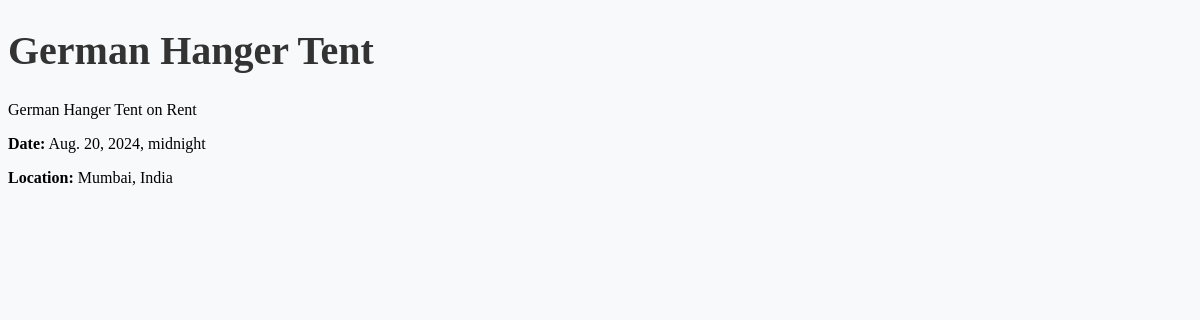
Page /2/ on the committed database.
### events/models.py (models this page shows, shortened)
class Event(models.Model):
    name = models.CharField(max_length=100)
    description = models.TextField()
    date = models.DateTimeField()
    location = models.CharField(max_length=200)

### events/views.py (the view)
# urls.py: path('<int:pk>/', views.event_detail, name='event_detail'),
def event_detail(request, pk):
    event = get_object_or_404(Event, pk=pk)
    return render(request, 'event_detail.html', {'event': event})

### events/templates/event_detail.html (shortened to what this page needs)
{% load static %}
<!DOCTYPE html>
<html>
<head>
    <link rel="stylesheet" href="{% static 'style.css' %}">
</head>
<body>
    <h1>{{ event.name }}</h1>
    <p>{{ event.description }}</p>
    <p><strong>Date:</strong> {{ event.date }}</p>
    <p><strong>Location:</strong> {{ event.location }}</p>
</body>
</html>

### events/static/style.css (style rules this page uses)
body { background-color: #f8f9fa; }
h1 { font-size: 2.5rem; color: #333; }

### rows in the picture
Event: name "German Hanger Tent", description "German Hanger Tent on Rent", date "Aug. 20, 2024, midnight", location "Mumbai, India"
